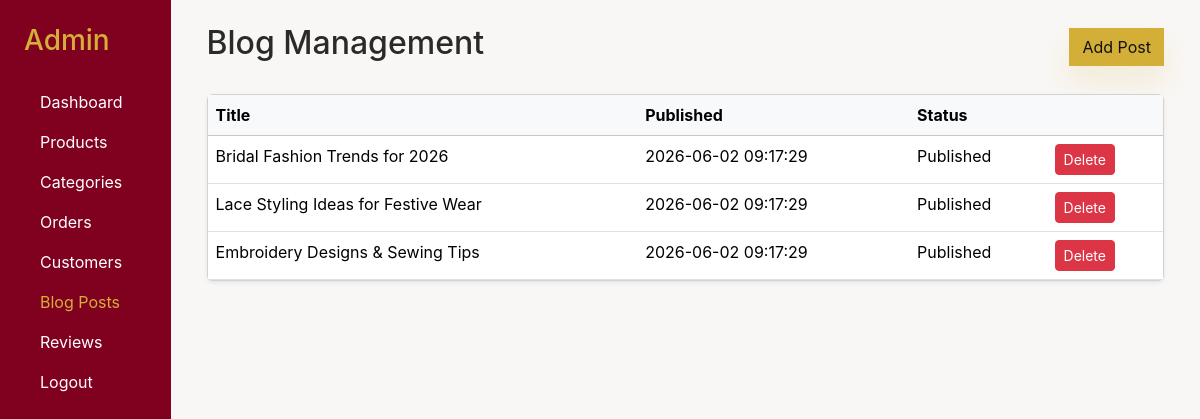
The app's page /admin/blog.php (signed in) with its own data.
### tables this page shows
CREATE TABLE IF NOT EXISTS blog_posts (
    id INT UNSIGNED AUTO_INCREMENT PRIMARY KEY,
    title VARCHAR(250) NOT NULL,
    excerpt VARCHAR(500) NULL,
    content TEXT NOT NULL,
    author VARCHAR(120) NOT NULL DEFAULT 'Muzammil Lace Center',
    status TINYINT(1) NOT NULL DEFAULT 1,
    published_at DATETIME NOT NULL DEFAULT CURRENT_TIMESTAMP,
    created_at DATETIME NOT NULL DEFAULT CURRENT_TIMESTAMP
);

### includes/functions.php (called while the page is built, shortened)
<?php
function esc($text) {
    return htmlspecialchars($text, ENT_QUOTES, 'UTF-8');
}

### admin/blog.php (the view, shortened to what this page needs)
<?php
require_once __DIR__ . '/header.php';
$posts = $pdo->query('SELECT * FROM blog_posts ORDER BY published_at DESC')->fetchAll();
?>
<div class="container-fluid">
    <div class="row mb-4"><div class="col-12 d-flex justify-content-between align-items-center"><h2>Blog Management</h2><button class="btn btn-gold" data-bs-toggle="collapse" data-bs-target="#blogForm">Add Post</button></div></div>
    <div class="card shadow-sm"><div class="table-responsive"><table class="table mb-0"><thead class="table-light"><tr><th>Title</th><th>Published</th><th>Status</th><th></th></tr></thead><tbody><?php foreach ($posts as $post): ?><tr><td><?php echo esc($post['title']); ?></td><td><?php echo esc($post['published_at']); ?></td><td><?php echo $post['status'] ? 'Published' : 'Draft'; ?></td><td><form method="post" class="d-inline"><?php echo csrf_input_field(); ?><button class="btn btn-sm btn-danger" name="delete_post" value="<?php echo esc($post['id']); ?>">Delete</button></form></td></tr><?php endforeach; ?></tbody></table></div></div>
</div>
<?php require_once __DIR__ . '/footer.php'; ?>

### assets/css/style.css (style rules this page uses)
:root { --primary: #800020; --secondary: #d4af37; --bg: #f9f7f5; --surface: #ffffff; --text: #2a2a2a; --muted: #6c6c6c; --border: rgba(128,0,32,0.12); }
* { box-sizing: border-box; }
html { scroll-behavior: smooth; }
body { margin: 0; font-family: 'Inter', sans-serif; background: var(--bg); color: var(--text); transition: background .35s ease, color .35s ease, opacity .35s ease; }
.btn-primary, .btn-secondary, .btn-gold { border-radius: 0; transition: transform .3s ease, box-shadow .3s ease, background .25s ease; }
.btn-gold { background: var(--secondary); color: #111; border: 1px solid rgba(212,175,55,0.95); box-shadow: 0 16px 30px rgba(212,175,55,0.16); }

### records on screen
blog_posts: title "Bridal Fashion Trends for 2026", published_at "2026-06-02 09:17:29", status "Published", $post['id'] 1 (drawn)
blog_posts: title "Lace Styling Ideas for Festive Wear", published_at "2026-06-02 09:17:29", status "Published", $post['id'] 2 (drawn)
blog_posts: title "Embroidery Designs & Sewing Tips", published_at "2026-06-02 09:17:29", status "Published", $post['id'] 3 (drawn)
